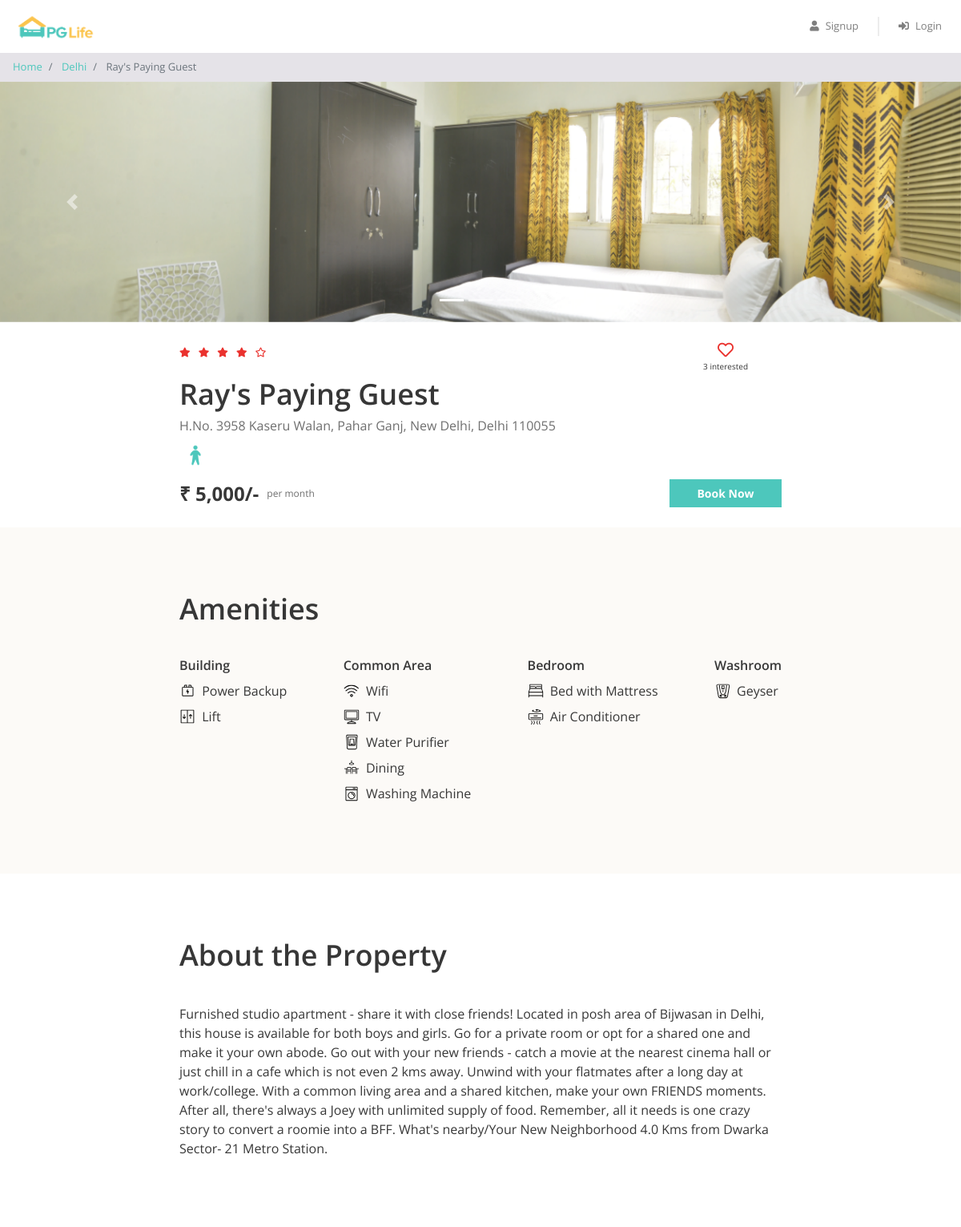
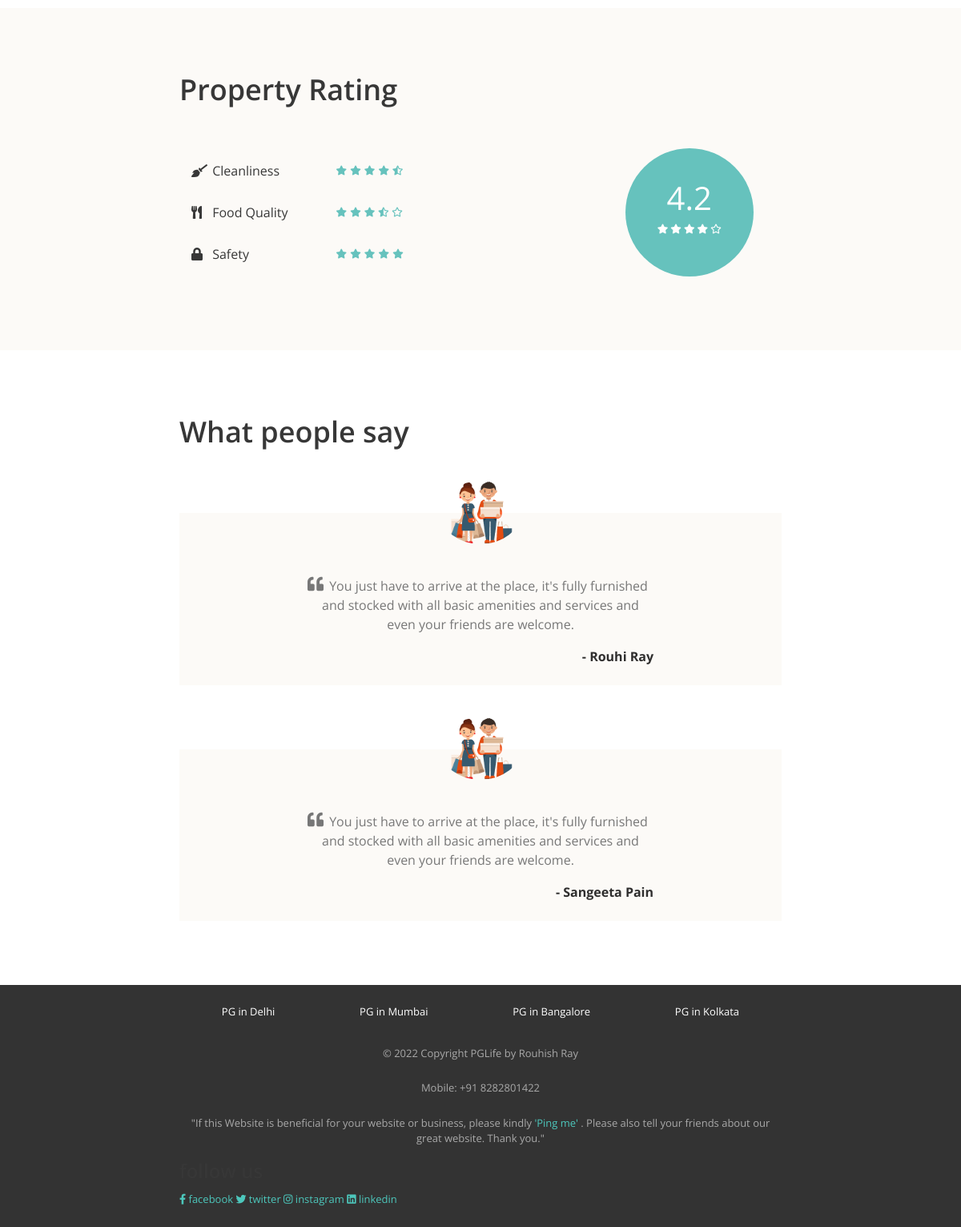
The page /property_detail.php?property_id=1 on the database its author committed (2 pictures, top to bottom).
### tables this page shows
CREATE TABLE `properties` (
  `id` int(11) NOT NULL,
  `city_id` int(11) NOT NULL,
  `name` varchar(100) NOT NULL,
  `address` varchar(255) NOT NULL,
  `description` longtext NOT NULL,
  `gender` enum('male','female','unisex') NOT NULL,
  `rent` int(11) NOT NULL,
  `rating_clean` float(2,1) NOT NULL,
  `rating_food` float(2,1) NOT NULL,
  `rating_safety` float(2,1) NOT NULL
);

CREATE TABLE `cities` (
  `id` int(11) NOT NULL,
  `name` varchar(100) NOT NULL
);

CREATE TABLE `amenities` (
  `id` int(11) NOT NULL,
  `name` varchar(100) NOT NULL,
  `type` varchar(100) NOT NULL,
  `icon` varchar(30) NOT NULL
);

CREATE TABLE `testimonials` (
  `id` int(11) NOT NULL,
  `property_id` int(11) NOT NULL,
  `user_name` varchar(100) NOT NULL,
  `content` longtext NOT NULL
);

### property_detail.php (the view, shortened to what this page needs)
<?php
require "includes/database_connect.php";
$property_id = $_GET["property_id"];
$sql_1 = "SELECT *, p.id AS property_id, p.name AS property_name, c.name AS city_name
            FROM properties p
            INNER JOIN cities c ON p.city_id = c.id
            WHERE p.id = $property_id";
$result_1 = mysqli_query($conn, $sql_1);
$property = mysqli_fetch_assoc($result_1);
$sql_2 = "SELECT * FROM testimonials WHERE property_id = $property_id";
$result_2 = mysqli_query($conn, $sql_2);
$testimonials = mysqli_fetch_all($result_2, MYSQLI_ASSOC);
$sql_3 = "SELECT a.*
            FROM amenities a
            INNER JOIN properties_amenities pa ON a.id = pa.amenity_id
            WHERE pa.property_id = $property_id";
$result_3 = mysqli_query($conn, $sql_3);
$amenities = mysqli_fetch_all($result_3, MYSQLI_ASSOC);
$sql_4 = "SELECT * FROM interested_users_properties WHERE property_id = $property_id";
$result_4 = mysqli_query($conn, $sql_4);
$interested_users_count = mysqli_num_rows($result_4);
?>
<!DOCTYPE html>
<html lang="en">
<head>
    <?php
    include "includes/head_links.php";
    ?>
    <link href="css/property_detail.css" rel="stylesheet" />
</head>
<body>
    <?php
    include "includes/header.php";
    ?>
    <nav aria-label="breadcrumb">
        <ol class="breadcrumb py-2">
            <li class="breadcrumb-item">
                <a href="index.php">Home</a>
            </li>
            <li class="breadcrumb-item">
                <a href="property_list.php?city=<?= $property['city_name']; ?>"><?= $property['city_name']; ?></a>
            </li>
            <li class="breadcrumb-item active" aria-current="page">
                <?= $property['property_name']; ?>
            </li>
        </ol>
    </nav>
    <div id="property-images" class="carousel slide" data-ride="carousel">
        <ol class="carousel-indicators">
            <?php
            $property_images = glob("img/properties/" . $property['property_id'] . "/*");
            foreach ($property_images as $index => $property_image) {
            ?>
                <li data-target="#property-images" data-slide-to="<?= $index ?>" class="<?= $index == 0 ? "active" : ""; ?>"></li>
            <?php
            }
            ?>
        </ol>
        <div class="carousel-inner">
            <?php
            foreach ($property_images as $index => $property_image) {
            ?>
                <div class="carousel-item <?= $index == 0 ? "active" : ""; ?>">
                    <img class="d-block w-100" src="<?= $property_image ?>" alt="slide">
                </div>
            <?php
            }
            ?>
        </div>
        <a class="carousel-control-prev" href="#property-images" role="button" data-slide="prev">
            <span class="carousel-control-prev-icon" aria-hidden="true"></span>
        </a>
        <a class="carousel-control-next" href="#property-images" role="button" data-slide="next">
            <span class="carousel-control-next-icon" aria-hidden="true"></span>
        </a>
    </div>
    <div class="property-summary page-container">
        <div class="row no-gutters justify-content-between">
            <?php
            $total_rating = ($property['rating_clean'] + $property['rating_food'] + $property['rating_safety']) / 3;
            $total_rating = round($total_rating, 1);
            ?>
            <div class="star-container" title="<?= $total_rating ?>">
                <?php
                $rating = $total_rating;
                for ($i = 0; $i < 5; $i++) {
                    if ($rating >= $i + 0.8) {
                ?>
                        <i class="fas fa-star"></i>
                    <?php
                    } elseif ($rating >= $i + 0.3) {
                    ?>
                        <i class="fas fa-star-half-alt"></i>
                    <?php
                    } else {
                    ?>
                        <i class="far fa-star"></i>
                <?php
                    }
                }
                ?>
            </div>
            <div class="interested-container">
                <?php
                $is_interested = false;
                if ($is_interested) {
                ?>
                    <i class="is-interested-image fas fa-heart"></i>
                <?php
                } else {
                ?>
                    <i class="is-interested-image far fa-heart"></i>
                <?php
                }
                ?>
                <div class="interested-text">
                    <span class="interested-user-count"><?= $interested_users_count ?></span> interested
                </div>
            </div>
        </div>
        <div class="detail-container">
            <div class="property-name"><?= $property['property_name'] ?></div>
            <div class="property-address"><?= $property['address'] ?></div>
            <div class="property-gender">
                <?php
                if ($property['gender'] == "male") {
                ?>
                    <img src="img/male.png">
                <?php
                } elseif ($property['gender'] == "female") {
                ?>
                    <img src="img/female.png">
                <?php
                } else {
                ?>
                    <img src="img/unisex.png">
                <?php
                }
                ?>
            </div>
        </div>
        <div class="row no-gutters">
            <div class="rent-container col-6">
                <div class="rent">₹ <?= number_format($property['rent']) ?>/-</div>
                <div class="rent-unit">per month</div>
            </div>
            <div class="button-container col-6">
                <a href="#" class="btn btn-primary">Book Now</a>
            </div>
        </div>
    </div>
    <div class="property-amenities">
        <div class="page-container">
            <h1>Amenities</h1>
            <div class="row justify-content-between">
                <div class="col-md-auto">
                    <h5>Building</h5>
                    <?php
                    foreach ($amenities as $amenity) {
                        if ($amenity['type'] == "Building") {
                    ?>
                            <div class="amenity-container">
                                <img src="img/amenities/<?= $amenity['icon'] ?>.svg">
                                <span><?= $amenity['name'] ?></span>
                            </div>
                    <?php
                        }
                    }
                    ?>
                </div>
                <div class="col-md-auto">
                    <h5>Common Area</h5>
                    <?php
                    foreach ($amenities as $amenity) {
                        if ($amenity['type'] == "Common Area") {
                    ?>
                            <div class="amenity-container">
                                <img src="img/amenities/<?= $amenity['icon'] ?>.svg">
                                <span><?= $amenity['name'] ?></span>
                            </div>
                    <?php
                        }
                    }
                    ?>
                </div>
                <div class="col-md-auto">
                    <h5>Bedroom</h5>
                    <?php
                    foreach ($amenities as $amenity) {
                        if ($amenity['type'] == "Bedroom") {
                    ?>
                            <div class="amenity-container">
                                <img src="img/amenities/<?= $amenity['icon'] ?>.svg">
                                <span><?= $amenity['name'] ?></span>
                            </div>
                    <?php
                        }
                    }
                    ?>
                </div>
                <div class="col-md-auto">
                    <h5>Washroom</h5>
                    <?php
                    foreach ($amenities as $amenity) {
                        if ($amenity['type'] == "Washroom") {
                    ?>
                            <div class="amenity-container">
                                <img src="img/amenities/<?= $amenity['icon'] ?>.svg">
                                <span><?= $amenity['name'] ?></span>
                            </div>
                    <?php
                        }
                    }
                    ?>
                </div>
            </div>
        </div>
    </div>
    <div class="property-about page-container">
        <h1>About the Property</h1>
        <p><?= $property['description'] ?></p>
    </div>
    <div class="property-rating">
        <div class="page-container">
            <h1>Property Rating</h1>
            <div class="row align-items-center justify-content-between">
                <div class="col-md-6">
                    <div class="rating-criteria row">
                        <div class="col-6">
                            <i class="rating-criteria-icon fas fa-broom"></i>
                            <span class="rating-criteria-text">Cleanliness</span>
                        </div>
                        <div class="rating-criteria-star-container col-6" title="<?= $property['rating_clean'] ?>">
                            <?php
                            $rating = $property['rating_clean'];
                            for ($i = 0; $i < 5; $i++) {
                                if ($rating >= $i + 0.8) {
                            ?>
                                    <i class="fas fa-star"></i>
                                <?php
                                } elseif ($rating >= $i + 0.3) {
                                ?>
                                    <i class="fas fa-star-half-alt"></i>
                                <?php
                                } else {
                                ?>
                                    <i class="far fa-star"></i>
                            <?php
                                }
                            }
                            ?>
                        </div>
                    </div>
                    <div class="rating-criteria row">
                        <div class="col-6">
                            <i class="rating-criteria-icon fas fa-utensils"></i>
                            <span class="rating-criteria-text">Food Quality</span>
                        </div>
                        <div class="rating-criteria-star-container col-6" title="<?= $property['rating_food'] ?>">
                            <?php
                            $rating = $property['rating_food'];
                            for ($i = 0; $i < 5; $i++) {
                                if ($rating >= $i + 0.8) {
                            ?>
                                    <i class="fas fa-star"></i>
                                <?php
                                } elseif ($rating >= $i + 0.3) {
                                ?>
                                    <i class="fas fa-star-half-alt"></i>
                                <?php
                                } else {
                                ?>
                                    <i class="far fa-star"></i>
                            <?php
                                }
                            }
                            ?>
                        </div>
                    </div>
                    <div class="rating-criteria row">
                        <div class="col-6">
                            <i class="rating-criteria-icon fa fa-lock"></i>
                            <span class="rating-criteria-text">Safety</span>
                        </div>
                        <div class="rating-criteria-star-container col-6" title="<?= $property['rating_safety'] ?>">
                            <?php
                            $rating = $property['rating_safety'];
                            for ($i = 0; $i < 5; $i++) {
                                if ($rating >= $i + 0.8) {
                            ?>
                                    <i class="fas fa-star"></i>
                                <?php
                                } elseif ($rating >= $i + 0.3) {
                                ?>
                                    <i class="fas fa-star-half-alt"></i>
                                <?php
                                } else {
                                ?>
                                    <i class="far fa-star"></i>
                            <?php
                                }
                            }
                            ?>
                        </div>
                    </div>
                </div>
                <div class="col-md-4">
                    <div class="rating-circle">
                        <?php
                        $total_rating = ($property['rating_clean'] + $property['rating_food'] + $property['rating_safety']) / 3;
                        $total_rating = round($total_rating, 1);
                        ?>
                        <div class="total-rating"><?= $total_rating ?></div>
                        <div class="rating-circle-star-container">
                            <?php
                            $rating = $total_rating;
                            for ($i = 0; $i < 5; $i++) {
                                if ($rating >= $i + 0.8) {
                            ?>
                                    <i class="fas fa-star"></i>
                                <?php
                                } elseif ($rating >= $i + 0.3) {
                                ?>
                                    <i class="fas fa-star-half-alt"></i>
                                <?php
                                } else {
                                ?>
                                    <i class="far fa-star"></i>
                            <?php
                                }
                            }
                            ?>
                        </div>
                    </div>
                </div>
            </div>
        </div>
    </div>
    <div class="property-testimonials page-container">
        <h1>What people say</h1>
        <?php
        foreach ($testimonials as $testimonial) {
        ?>
            <div class="testimonial-block">
                <div class="testimonial-image-container">
                    <img class="testimonial-img" src="img/customers.png">
                </div>
                <div class="testimonial-text">
                    <i class="fa fa-quote-left" aria-hidden="true"></i>
                    <p><?= $testimonial['content'] ?></p>
                </div>
                <div class="testimonial-name">- <?= $testimonial['user_name'] ?></div>
            </div>
        <?php
        }
        ?>
    </div>
    <?php
    include "includes/footer.php";
    ?>
</body>
</html>

### rows shown on the page
properties: city.name "Delhi", name "Ray's Paying Guest", address "H.No. 3958 Kaseru Walan, Pahar Ganj, New Delhi, Delhi 110055", rent "5,000", description "Furnished studio apartment - share it with close friends! Located in posh area of Bijwasan in Delhi, this house is available for both boys and girls. Go for a private room or opt for a shared one and make it your own abode. Go out with your new friends - catch a movie at the nearest cinema hall or just chill in a cafe which is not even 2 kms away. Unwind with your flatmates after a long day at work/college. With a common living area and a shared kitchen, make your own FRIENDS moments. After all, there's always a Joey with unlimited supply of food. Remember, all it needs is one crazy story to convert a roomie into a BFF. What's nearby/Your New Neighborhood 4.0 Kms from Dwarka Sector- 21…", total_rating "4.2"
amenities: icon (picture), name "Power Backup"
amenities: icon (picture), name "Lift"
amenities: icon (picture), name "Wifi"
amenities: shows a picture, name "TV"
amenities: icon (picture), name "Water Purifier"
amenities: icon (picture), name "Dining"
amenities: icon (picture), name "Washing Machine"
amenities: shows a picture, name "Bed with Mattress"
amenities: shows a picture, name "Air Conditioner"
amenities: icon (picture), name "Geyser"
testimonials: content "You just have to arrive at the place, it's fully furnished and stocked with all basic amenities and services and even your friends are welcome.", user_name "Rouhi Ray"
testimonials: content "You just have to arrive at the place, it's fully furnished and stocked with all basic amenities and services and even your friends are welcome.", user_name "Sangeeta Pain"

### other values the page prints
$interested_users_count "3"
